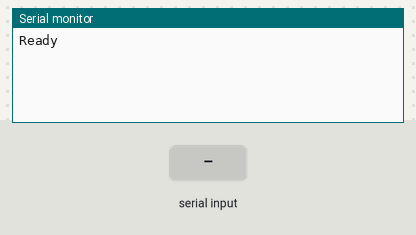
Bench run of a sketch on a simulated Arduino Uno, built with avr-gcc and run on an emulated ATmega328P. Shown: the last lines printed to the serial monitor. The inputs (shaded band) are chosen by the test bench.

Above: at 1.2 s.
1.3 s: "90,45,200\n" received over Serial
At 3.5 s:
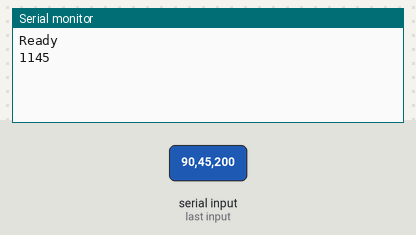
3.8 s: "30,150,10\n" received over Serial
At 5.7 s:
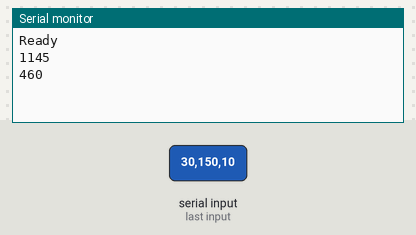

Measured:
- after the input at 1.3 s, the serial monitor: prints a new line after 1.0 s (image 1)
- after the input at 3.8 s, the serial monitor: prints a new line after 1.0 s (image 2)

The sketch:

parseIntTest.ino
```cpp
void setup()
{
  Serial.begin(9600);
  Serial.println("Ready");
}

void loop(){
  int red,red1, green, blue=0;
  while (Serial.available()>0){
    red1 = Serial.parseInt();
    int red2=Serial.parseInt();
    int red = (red1 * 10)+red2 ;
    green = Serial.parseInt();
    blue = Serial.parseInt();
    int colors = red+blue+green;
    Serial.println(colors);
    //Serial.flush();
  }


}
```
